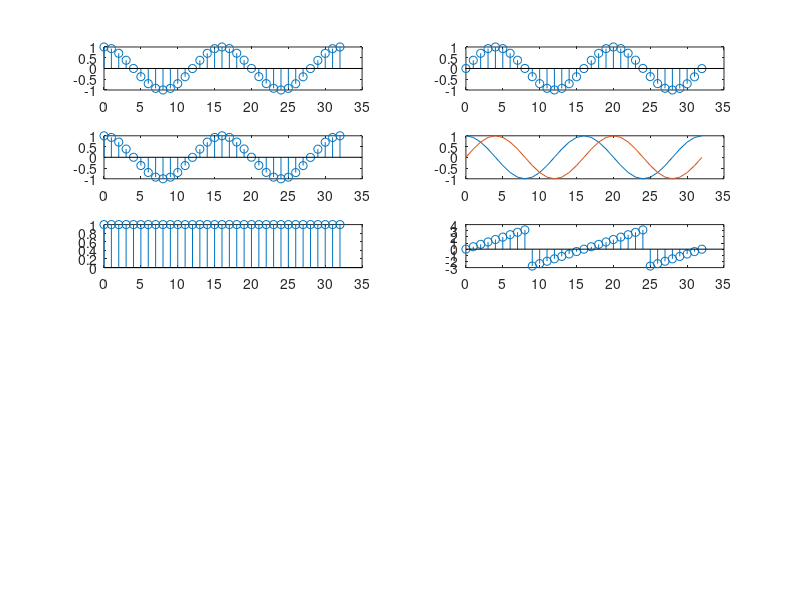

This chart was generated by the following MATLAB code:
clc;

close all;
clear all;
k=1;
for n=0:1:32
    if n<=32
   
        x(k)=exp(i*(3.14/8)*n);
 
    end
    k=k+1;
end
n=0:32;
subplot(6,2,1);
stem(n,x)
Zimage=imag(x);
subplot(6,2,2);
stem(n,Zimage)
Zreal=real(x);
subplot(6,2,3);
stem(n,Zreal)
subplot(6,2,4);
plot(n,Zreal,n,Zimage)

absolute = abs(x);
subplot(6,2,5);
stem(n,absolute)
theta =  angle(x);
subplot(6,2,6);
stem(n,theta)